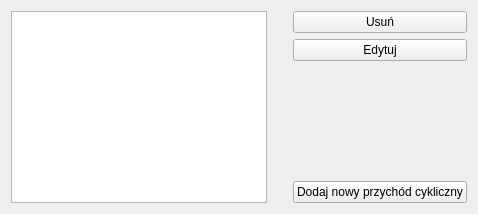
         <widget class="QWidget" name="page_CP_lista">
          <layout class="QHBoxLayout" name="horizontalLayout_21">
           <item>
            <widget class="QTableView" name="tableView"/>
           </item>
           <item>
            <layout class="QVBoxLayout" name="verticalLayout_10">
             <property name="leftMargin">
              <number>20</number>
             </property>
             <item>
              <widget class="QPushButton" name="pushButton_3">
               <property name="text">
                <string>Usuń</string>
               </property>
              </widget>
             </item>
             <item>
              <widget class="QPushButton" name="pushButton_4">
               <property name="text">
                <string>Edytuj</string>
               </property>
              </widget>
             </item>
             <item>
              <spacer name="verticalSpacer_4">
               <property name="orientation">
                <enum>Qt::Vertical</enum>
               </property>
               <property name="sizeHint" stdset="0">
                <size>
                 <width>20</width>
                 <height>40</height>
                </size>
               </property>
              </spacer>
             </item>
             <item>
              <widget class="QPushButton" name="pushButton_5">
               <property name="text">
                <string>Dodaj nowy przychód cykliczny</string>
               </property>
              </widget>
             </item>
            </layout>
           </item>
          </layout>
         </widget>
